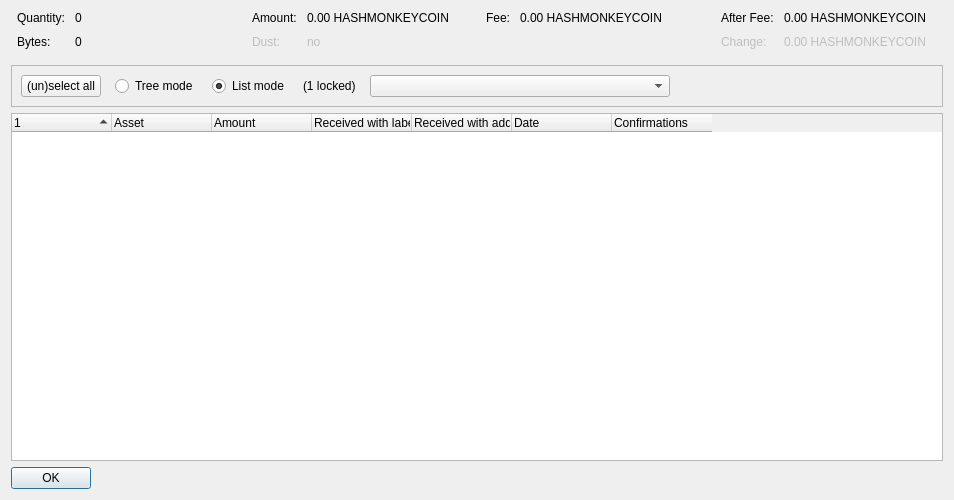
<?xml version="1.0" encoding="UTF-8"?>
<ui version="4.0">
 <class>AssetControlDialog</class>
 <widget class="QDialog" name="AssetControlDialog">
  <property name="geometry">
   <rect>
    <x>0</x>
    <y>0</y>
    <width>954</width>
    <height>500</height>
   </rect>
  </property>
  <property name="windowTitle">
   <string>Asset Selection</string>
  </property>
  <layout class="QVBoxLayout" name="verticalLayout">
   <item>
    <layout class="QHBoxLayout" name="horizontalLayoutTop" stretch="0,0,0,0">
     <property name="topMargin">
      <number>0</number>
     </property>
     <property name="bottomMargin">
      <number>10</number>
     </property>
     <item>
      <layout class="QFormLayout" name="formLayoutAssetControl1">
       <property name="horizontalSpacing">
        <number>10</number>
       </property>
       <property name="verticalSpacing">
        <number>10</number>
       </property>
       <property name="leftMargin">
        <number>6</number>
       </property>
       <property name="rightMargin">
        <number>6</number>
       </property>
       <item row="0" column="0">
        <widget class="QLabel" name="labelAssetControlQuantityText">
         <property name="text">
          <string>Quantity:</string>
         </property>
        </widget>
       </item>
       <item row="0" column="1">
        <widget class="QLabel" name="labelAssetControlQuantity">
         <property name="cursor">
          <cursorShape>IBeamCursor</cursorShape>
         </property>
         <property name="contextMenuPolicy">
          <enum>Qt::ActionsContextMenu</enum>
         </property>
         <property name="text">
          <string notr="true">0</string>
         </property>
         <property name="textInteractionFlags">
          <set>Qt::LinksAccessibleByMouse|Qt::TextSelectableByKeyboard|Qt::TextSelectableByMouse</set>
         </property>
        </widget>
       </item>
       <item row="1" column="0">
        <widget class="QLabel" name="labelAssetControlBytesText">
         <property name="text">
          <string>Bytes:</string>
         </property>
        </widget>
       </item>
       <item row="1" column="1">
        <widget class="QLabel" name="labelAssetControlBytes">
         <property name="cursor">
          <cursorShape>IBeamCursor</cursorShape>
         </property>
         <property name="contextMenuPolicy">
          <enum>Qt::ActionsContextMenu</enum>
         </property>
         <property name="text">
          <string notr="true">0</string>
         </property>
         <property name="textInteractionFlags">
          <set>Qt::LinksAccessibleByMouse|Qt::TextSelectableByKeyboard|Qt::TextSelectableByMouse</set>
         </property>
        </widget>
       </item>
      </layout>
     </item>
     <item>
      <layout class="QFormLayout" name="formLayoutAssetControl2">
       <property name="horizontalSpacing">
        <number>10</number>
       </property>
       <property name="verticalSpacing">
        <number>10</number>
       </property>
       <property name="leftMargin">
        <number>6</number>
       </property>
       <property name="rightMargin">
        <number>6</number>
       </property>
       <item row="0" column="0">
        <widget class="QLabel" name="labelAssetControlAmountText">
         <property name="text">
          <string>Amount:</string>
         </property>
        </widget>
       </item>
       <item row="0" column="1">
        <widget class="QLabel" name="labelAssetControlAmount">
         <property name="cursor">
          <cursorShape>IBeamCursor</cursorShape>
         </property>
         <property name="contextMenuPolicy">
          <enum>Qt::ActionsContextMenu</enum>
         </property>
         <property name="text">
          <string notr="true">0.00 HASHMONKEYCOIN</string>
         </property>
         <property name="textInteractionFlags">
          <set>Qt::LinksAccessibleByMouse|Qt::TextSelectableByKeyboard|Qt::TextSelectableByMouse</set>
         </property>
        </widget>
       </item>
       <item row="1" column="0">
        <widget class="QLabel" name="labelAssetControlLowOutputText">
         <property name="enabled">
          <bool>false</bool>
         </property>
         <property name="text">
          <string>Dust:</string>
         </property>
        </widget>
       </item>
       <item row="1" column="1">
        <widget class="QLabel" name="labelAssetControlLowOutput">
         <property name="enabled">
          <bool>false</bool>
         </property>
         <property name="cursor">
          <cursorShape>IBeamCursor</cursorShape>
         </property>
         <property name="contextMenuPolicy">
          <enum>Qt::ActionsContextMenu</enum>
         </property>
         <property name="text">
          <string notr="true">no</string>
         </property>
         <property name="textInteractionFlags">
          <set>Qt::LinksAccessibleByMouse|Qt::TextSelectableByKeyboard|Qt::TextSelectableByMouse</set>
         </property>
        </widget>
       </item>
      </layout>
     </item>
     <item>
      <layout class="QFormLayout" name="formLayoutAssetControl3">
       <property name="horizontalSpacing">
        <number>10</number>
       </property>
       <property name="verticalSpacing">
        <number>10</number>
       </property>
       <property name="leftMargin">
        <number>6</number>
       </property>
       <property name="rightMargin">
        <number>6</number>
       </property>
       <item row="0" column="0">
        <widget class="QLabel" name="labelAssetControlFeeText">
         <property name="text">
          <string>Fee:</string>
         </property>
        </widget>
       </item>
       <item row="0" column="1">
        <widget class="QLabel" name="labelAssetControlFee">
         <property name="cursor">
          <cursorShape>IBeamCursor</cursorShape>
         </property>
         <property name="contextMenuPolicy">
          <enum>Qt::ActionsContextMenu</enum>
         </property>
         <property name="text">
          <string notr="true">0.00 HASHMONKEYCOIN</string>
         </property>
         <property name="textInteractionFlags">
          <set>Qt::LinksAccessibleByMouse|Qt::TextSelectableByKeyboard|Qt::TextSelectableByMouse</set>
         </property>
        </widget>
       </item>
      </layout>
     </item>
     <item>
      <layout class="QFormLayout" name="formLayoutAssetControl4">
       <property name="horizontalSpacing">
        <number>10</number>
       </property>
       <property name="verticalSpacing">
        <number>10</number>
       </property>
       <property name="leftMargin">
        <number>6</number>
       </property>
       <property name="rightMargin">
        <number>6</number>
       </property>
       <item row="0" column="0">
        <widget class="QLabel" name="labelAssetControlAfterFeeText">
         <property name="text">
          <string>After Fee:</string>
         </property>
        </widget>
       </item>
       <item row="0" column="1">
        <widget class="QLabel" name="labelAssetControlAfterFee">
         <property name="cursor">
          <cursorShape>IBeamCursor</cursorShape>
         </property>
         <property name="contextMenuPolicy">
          <enum>Qt::ActionsContextMenu</enum>
         </property>
         <property name="text">
          <string notr="true">0.00 HASHMONKEYCOIN</string>
         </property>
         <property name="textInteractionFlags">
          <set>Qt::LinksAccessibleByMouse|Qt::TextSelectableByKeyboard|Qt::TextSelectableByMouse</set>
         </property>
        </widget>
       </item>
       <item row="1" column="0">
        <widget class="QLabel" name="labelAssetControlChangeText">
         <property name="enabled">
          <bool>false</bool>
         </property>
         <property name="text">
          <string>Change:</string>
         </property>
        </widget>
       </item>
       <item row="1" column="1">
        <widget class="QLabel" name="labelAssetControlChange">
         <property name="enabled">
          <bool>false</bool>
         </property>
         <property name="cursor">
          <cursorShape>IBeamCursor</cursorShape>
         </property>
         <property name="contextMenuPolicy">
          <enum>Qt::ActionsContextMenu</enum>
         </property>
         <property name="text">
          <string notr="true">0.00 HASHMONKEYCOIN</string>
         </property>
         <property name="textInteractionFlags">
          <set>Qt::LinksAccessibleByMouse|Qt::TextSelectableByKeyboard|Qt::TextSelectableByMouse</set>
         </property>
        </widget>
       </item>
      </layout>
     </item>
    </layout>
   </item>
   <item>
    <widget class="QFrame" name="frame">
     <property name="minimumSize">
      <size>
       <width>0</width>
       <height>40</height>
      </size>
     </property>
     <property name="frameShape">
      <enum>QFrame::StyledPanel</enum>
     </property>
     <property name="frameShadow">
      <enum>QFrame::Sunken</enum>
     </property>
     <layout class="QHBoxLayout" name="horizontalLayout">
      <item>
       <layout class="QHBoxLayout" name="horizontalLayoutPanel" stretch="0,0,0,0,0,0">
        <property name="spacing">
         <number>14</number>
        </property>
        <item>
         <widget class="QPushButton" name="pushButtonSelectAll">
          <property name="sizePolicy">
           <sizepolicy hsizetype="Maximum" vsizetype="Fixed">
            <horstretch>0</horstretch>
            <verstretch>0</verstretch>
           </sizepolicy>
          </property>
          <property name="text">
           <string>(un)select all</string>
          </property>
          <property name="autoDefault">
           <bool>false</bool>
          </property>
         </widget>
        </item>
        <item>
         <widget class="QRadioButton" name="radioTreeMode">
          <property name="sizePolicy">
           <sizepolicy hsizetype="Maximum" vsizetype="Fixed">
            <horstretch>0</horstretch>
            <verstretch>0</verstretch>
           </sizepolicy>
          </property>
          <property name="text">
           <string>Tree mode</string>
          </property>
         </widget>
        </item>
        <item>
         <widget class="QRadioButton" name="radioListMode">
          <property name="sizePolicy">
           <sizepolicy hsizetype="Maximum" vsizetype="Fixed">
            <horstretch>0</horstretch>
            <verstretch>0</verstretch>
           </sizepolicy>
          </property>
          <property name="text">
           <string>List mode</string>
          </property>
          <property name="checked">
           <bool>true</bool>
          </property>
         </widget>
        </item>
        <item>
         <widget class="QLabel" name="labelLocked">
          <property name="text">
           <string>(1 locked)</string>
          </property>
         </widget>
        </item>
        <item>
         <widget class="QComboBox" name="assetList">
          <property name="sizePolicy">
           <sizepolicy hsizetype="Preferred" vsizetype="Fixed">
            <horstretch>0</horstretch>
            <verstretch>0</verstretch>
           </sizepolicy>
          </property>
          <property name="minimumSize">
           <size>
            <width>300</width>
            <height>0</height>
           </size>
          </property>
         </widget>
        </item>
        <item>
         <spacer name="horizontalSpacer">
          <property name="orientation">
           <enum>Qt::Horizontal</enum>
          </property>
          <property name="sizeHint" stdset="0">
           <size>
            <width>40</width>
            <height>20</height>
           </size>
          </property>
         </spacer>
        </item>
       </layout>
      </item>
     </layout>
    </widget>
   </item>
   <item>
    <widget class="AssetControlTreeWidget" name="treeWidget">
     <property name="contextMenuPolicy">
      <enum>Qt::CustomContextMenu</enum>
     </property>
     <property name="sortingEnabled">
      <bool>false</bool>
     </property>
     <property name="columnCount">
      <number>7</number>
     </property>
     <attribute name="headerShowSortIndicator" stdset="0">
      <bool>true</bool>
     </attribute>
     <attribute name="headerStretchLastSection">
      <bool>false</bool>
     </attribute>
     <column>
      <property name="text">
       <string/>
      </property>
     </column>
     <column>
      <property name="text">
       <string>Asset</string>
      </property>
      <property name="toolTip">
       <string>Confirmed</string>
      </property>
     </column>
     <column>
      <property name="text">
       <string>Amount</string>
      </property>
     </column>
     <column>
      <property name="text">
       <string>Received with label</string>
      </property>
     </column>
     <column>
      <property name="text">
       <string>Received with address</string>
      </property>
     </column>
     <column>
      <property name="text">
       <string>Date</string>
      </property>
     </column>
     <column>
      <property name="text">
       <string>Confirmations</string>
      </property>
     </column>
    </widget>
   </item>
   <item>
    <widget class="QDialogButtonBox" name="buttonBox">
     <property name="sizePolicy">
      <sizepolicy hsizetype="Maximum" vsizetype="Fixed">
       <horstretch>0</horstretch>
       <verstretch>0</verstretch>
      </sizepolicy>
     </property>
     <property name="orientation">
      <enum>Qt::Horizontal</enum>
     </property>
     <property name="standardButtons">
      <set>QDialogButtonBox::Ok</set>
     </property>
    </widget>
   </item>
  </layout>
 </widget>
 <customwidgets>
  <customwidget>
   <class>AssetControlTreeWidget</class>
   <extends>QTreeWidget</extends>
   <header>qt/assetcontroltreewidget.h</header>
  </customwidget>
 </customwidgets>
 <resources/>
 <connections/>
</ui>
